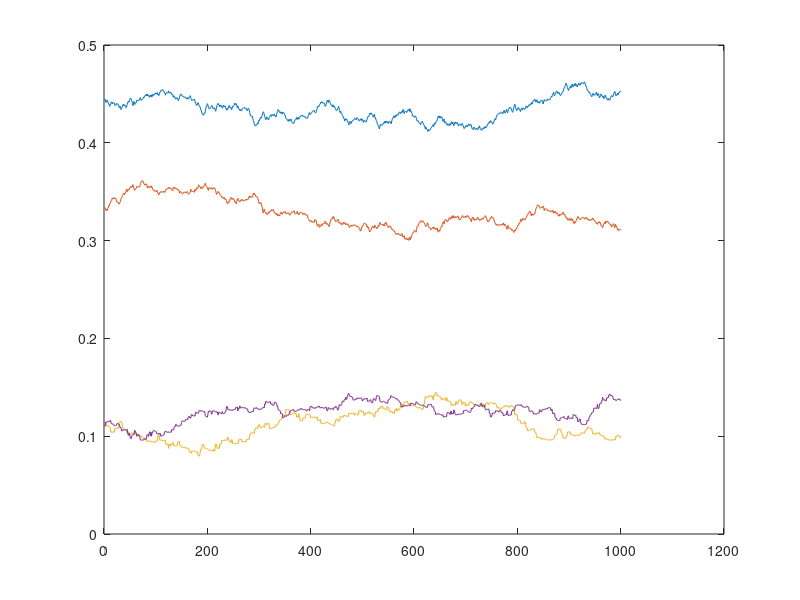

This figure's MATLAB source:
clear;
close;
clc;
format compact

bt_rate=randi(4,1,4);
bt_rate=bt_rate/sum(bt_rate);

for i=1:1000
    t=bt_rate(end,:);
    mag=(rand(1)*2-1)*0.005;
    ind=randi(4,1,1);    
    t(ind)=t(ind)+mag;
%     ind=randi(4,1,1);    
%     t(ind)=t(ind)-mag;
    t=t/sum(t);
    bt_rate=[bt_rate;t];
end

plot(bt_rate)